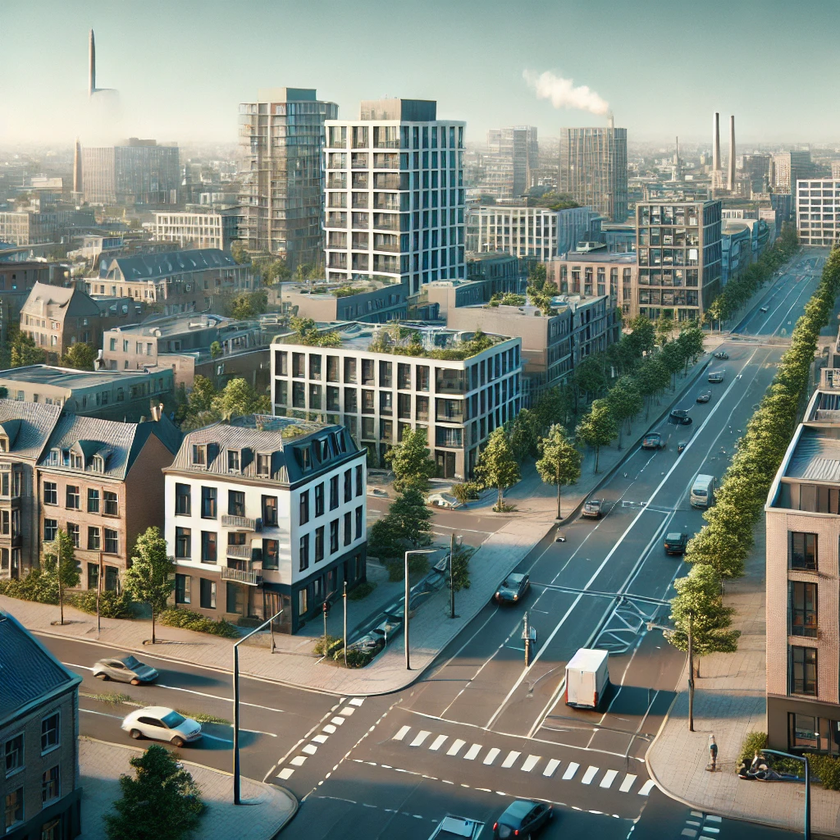
#> input picture Trabalho_01/image/cidade_1024X1024.png, 840 x 840 px, shrunk from 1024 x 1024 before the run
$ python q7.py
#> lines starting #> are read from the running program, lines starting #| are printed output that depends on the picture
#> further down, imagem_rgb is the input picture: shape (840, 840, 3); mean B, G, R 120.8, 130.9, 122.4
import cv2
import numpy as np

def quantizar_imagem(imagem, num_cores=64):
    # Dividir o intervalo de valores de 0 a 255 em 'num_cores' cores
#> called with num_cores = 64
    fator_quantizacao = 256 // num_cores

    # Quantizar cada canal RGB
    imagem_quantizada = (imagem // fator_quantizacao) * fator_quantizacao + fator_quantizacao // 2

    return imagem_quantizada.astype(np.uint8)


def detectar_bordas(imagem):
    # Converter a imagem para escala de cinza manualmente
    imagem_gray = 0.299 * imagem[:, :, 0] + 0.587 * imagem[:, :, 1] + 0.114 * imagem[:, :, 2]
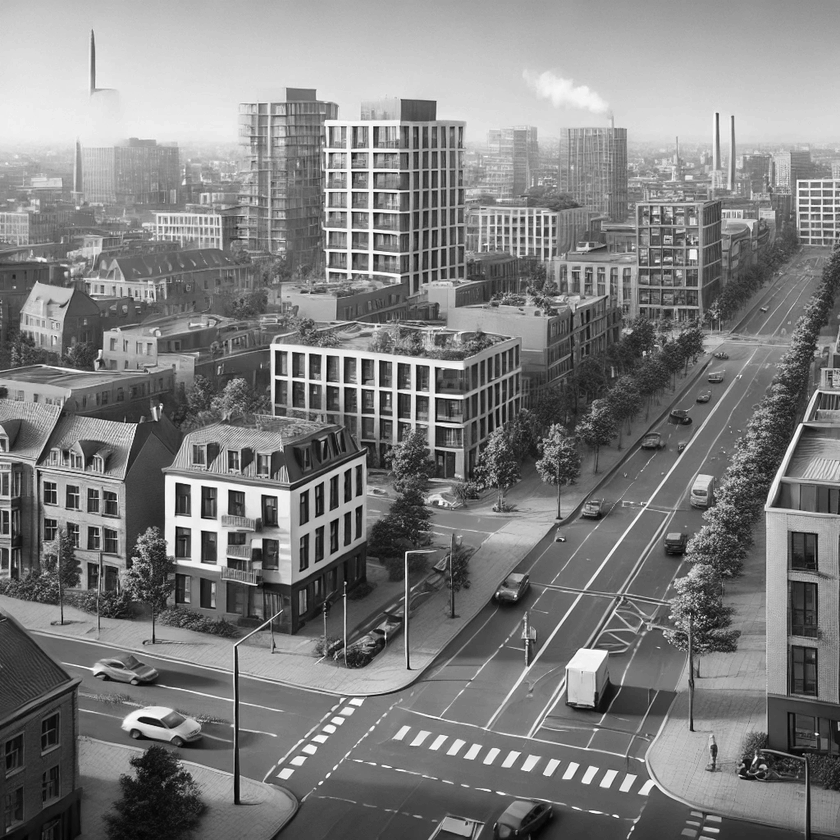
#> imagem_gray: shape (840, 840) float64; min 2, max 254, mean 127.4

    # Definir os kernels Sobel para gradiente horizontal (Gx) e vertical (Gy)
    sobel_x = np.array([[-1, 0, 1], [-2, 0, 2], [-1, 0, 1]])
    sobel_y = np.array([[1, 2, 1], [0, 0, 0], [-1, -2, -1]])

    # Inicializar a imagem de bordas
    altura, largura = imagem_gray.shape
#> altura = 840; largura = 840
    bordas = np.zeros_like(imagem_gray)

    # Aplicar o filtro Sobel (convolução) para detectar bordas
    for i in range(1, altura - 1):
        for j in range(1, largura - 1):
            # Extrair a janela 3x3 ao redor de cada pixel
            janela = imagem_gray[i - 1:i + 2, j - 1:j + 2]

            # Aplicar os kernels sobel_x e sobel_y
            gx = np.sum(sobel_x * janela)
            gy = np.sum(sobel_y * janela)

            # Calcular a magnitude do gradiente
            bordas[i, j] = np.sqrt(gx**2 + gy**2)
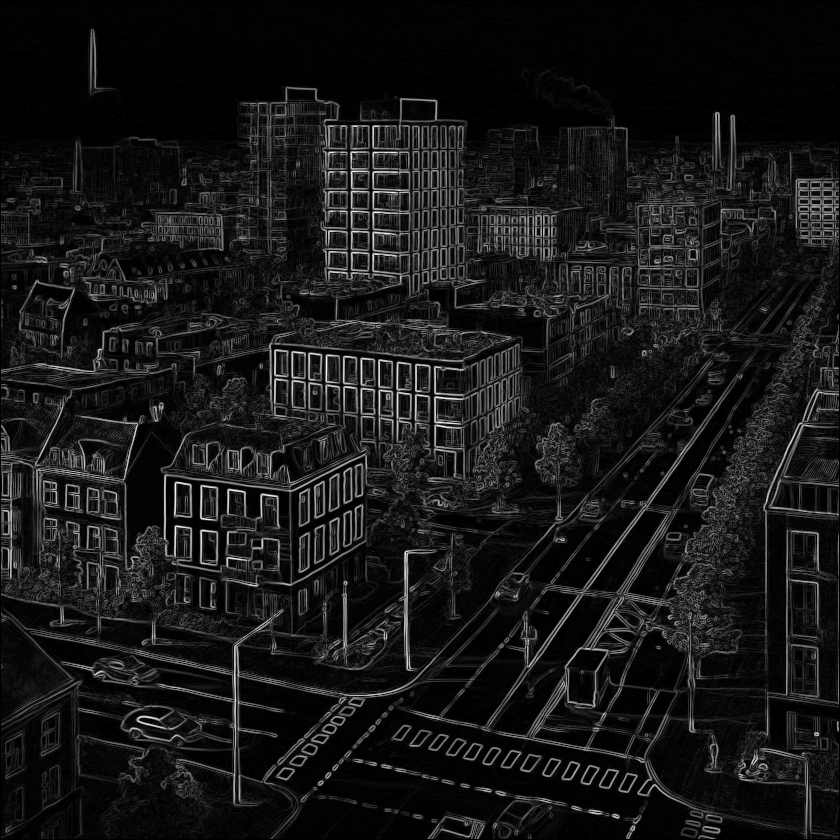
#> bordas: shape (840, 840) float64; min 0, max 975.3, mean 90; drawn with min black and max white

    # Normalizar o resultado para o intervalo [0, 255]
    bordas = (bordas / np.max(bordas)) * 255

    return bordas.astype(np.uint8)


# Carregar a imagem original RGB
imagem_rgb = cv2.imread('../image/cidade_1024X1024.png')

# Quantizar a imagem para reduzir a quantidade de cores
imagem_quantizada = quantizar_imagem(imagem_rgb, num_cores=64)

# Detectar bordas na imagem quantizada
bordas = detectar_bordas(imagem_quantizada)

# Salvar a imagem quantizada e a imagem com bordas detectadas
cv2.imwrite('imagem_quantizada.png', imagem_quantizada)
cv2.imwrite('imagem_bordas.png', bordas)
